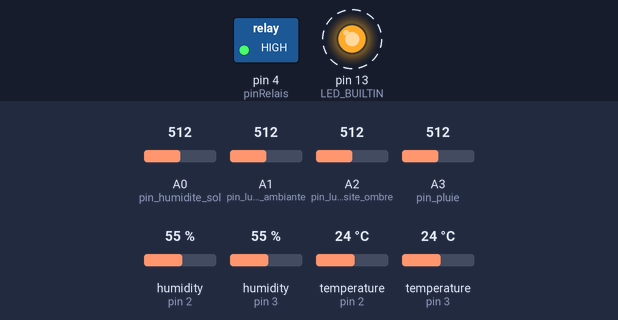
Bench run of a sketch on a simulated Arduino Uno, built with avr-gcc and run on an emulated ATmega328P. Parts: switched loads named in the sketch (green lamp = pin HIGH), output pins drawn as LEDs (lit = HIGH). Dashed ring = blinking. Inputs (shaded band) come from the test bench; at power-on: A0 (pin_humidite_sol) = 512, A1 (pin_luminosite_ambiante) = 512, A2 (pin_luminosite_ombre) = 512, A3 (pin_pluie) = 512, humidity (sensors on pin 2, pin 3) 55 %, temperature (sensors on pin 2, pin 3) 24 °C. What the sketch prints to the serial monitor is not drawn.

Above: at 0.8 s.
Timing chart, 0 to 5.4 s (numbered marks = the images above):
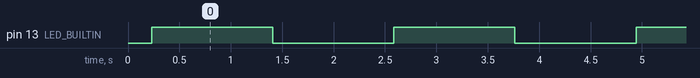

The sketch:

stephane1.ino
```cpp
#include <dht11.h>
dht11 DHT11;

// Entrées binaires
#define DHT11_serre 2
#define DHT11_ambiante 3

// Entrées analogiques
const int pin_humidite_sol = 0;
const int pin_luminosite_ambiante = 1;
const int pin_luminosite_ombre=2;
const int pin_pluie = 3;

// Sorties
int pinRelais = 4;

// Mesures
float humidite_sol = 0;
int temperature_serre = 0;
int humidite_serre = 0;
int temperature_ambiante = 0;
int humidite_ambiante = 0;
float luminosite_ambiante = 0;
float luminosite_ombre=0;
float pluie=0;
boolean pluie_en_cours = false;
// Temp
int toggle = 0;               // commute chaque seconde
int compteurSec = 0;          // compteur de secondes
int compteurCycles = 0;       // compteur de cycles total

// FSM
const int STATE_WAITING = 0;
const int STATE_MEAS = 1;
const int STATE_WATER = 2;
int state = STATE_WAITING;
boolean arrosage_en_cours = false;


void loop() {

  mesure();
  Serial.println("debut");
  Serial.println((String)"humidite_sol:"+humidite_sol);
  Serial.println((String)"luminosite_ambiante:"+luminosite_ambiante);
  Serial.println((String)"luminosite_ombre:"+luminosite_ombre);
  Serial.println((String)"pluie:"+pluie);
  Serial.println((String)"pluie_en_cours:"+pluie_en_cours);


  dht_serre();
  Serial.println((String)"humidite_serre:"+humidite_serre);
  Serial.println((String)"temperature_serre:"+temperature_serre);
  dht_ambiante();
  Serial.println((String)"humidite_ambiante:"+humidite_ambiante);
  Serial.println((String)"temperature_ambiante:"+temperature_ambiante);

  fsm();
  commute();
  Serial.println("fin");
}


void mesure() {
  float cur;
  int temp = analogRead(pin_humidite_sol);
  cur = map(temp, 0, 1023, 100, 0);
  humidite_sol = (humidite_sol * 0.9) + (cur * 0.1);
  // cur = map(analogRead(pin_luminosite_ambiante), 0, 1023, 0, 100);
  //luminosite_ambiante = 0; //(luminosite_ambiante * 0.9) + (cur * 0.1);
  luminosite_ambiante = map(analogRead(pin_luminosite_ambiante),0,1024,0,100);
  luminosite_ombre = map(analogRead(pin_luminosite_ombre),0,1024,0,100);
  pluie = map(analogRead(pin_pluie),0,1023,100,0);
  if(pluie > 60){
    pluie_en_cours= true;
  }else{
    pluie_en_cours = false;
  }

}

// Humidité et température SERRE
void dht_serre() {
  int chk = DHT11.read(DHT11_serre);
  if (chk == DHTLIB_OK) {
      temperature_serre = (float)DHT11.temperature;
      humidite_serre = (float)DHT11.humidity;
  }
  else {
    Serial.println((String)"# DHT serre : erreur : "+chk);
  }
}


// Humidité et température AMBIANTE
void dht_ambiante() {
  int chk = DHT11.read(DHT11_ambiante);
  if (chk == DHTLIB_OK) {
      temperature_ambiante = (float)DHT11.temperature;
      humidite_ambiante = (float)DHT11.humidity;
  }
  else {
    Serial.println((String)"# DHT ambiante : erreur : "+chk);
  }
}

void fsm() {
  arrosage_en_cours = false;
  switch (state) {

    // Attente
    case STATE_WAITING : {
      Serial.println((String)"#Cycle "+compteurCycles);
      Serial.println((String)"#Attente... "+compteurSec);
      if (compteurSec >= 600) {
        compteurSec = 0;
        compteurCycles++;
        state = STATE_MEAS;
      }
      break;
    }

    // Decision d'arrosage ou non à ce moment précis
    case STATE_MEAS : {
      if (humidite_sol < 50 and humidite_sol > 8 and luminosite_ambiante < 50) {
        state = STATE_WATER;
      }
      else {
        state = STATE_WAITING;
      }
      break;
    }

    // Arrosage
    case STATE_WATER : {
      arrosage_en_cours = true;
      Serial.println((String)"#Arrosage en cours..."+compteurSec);
      digitalWrite(pinRelais,LOW);
      if (compteurSec > 600) {
        compteurSec = 0;
        state = STATE_WAITING;
        digitalWrite(pinRelais,HIGH);
      }
      break;
    }
    default : {
      Serial.println("# STATE DEFAULT");
    }
  } // switch
  Serial.println((String)"arrose:"+arrosage_en_cours);
}


// Blink Alive et delay 1 seconde
void commute() {
  compteurSec++;
  if (toggle == 0) {
     toggle = 1;
     digitalWrite(LED_BUILTIN, HIGH);
  }
  else {
    toggle = 0;
    digitalWrite(LED_BUILTIN, LOW);
  }
  delay(1000);
}


void setup() {
  Serial.begin(9600);
  Serial.println("#=========   Arduino Uno Wifi - Cambium   ==========");

  pinMode(LED_BUILTIN, OUTPUT);
  pinMode(pinRelais, OUTPUT);
  digitalWrite(pinRelais,HIGH);
}
```

Measured:
- by itself, pin 13 (LED_BUILTIN): alternates HIGH for 1.2 s and LOW for 1.2 s
